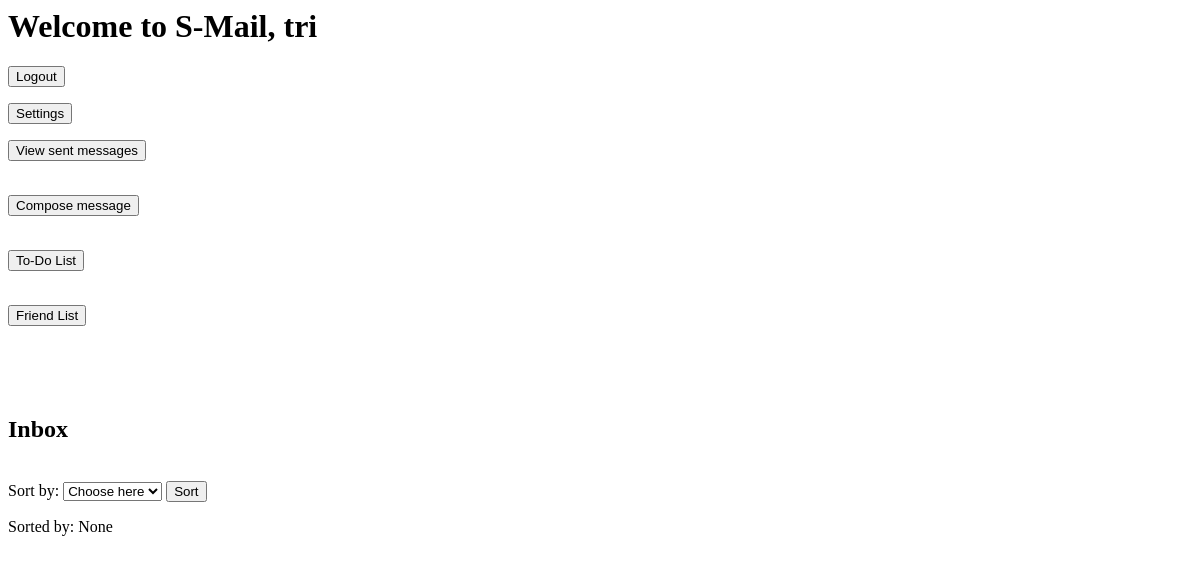
Page /mainpage (signed in) on the earlier database version.
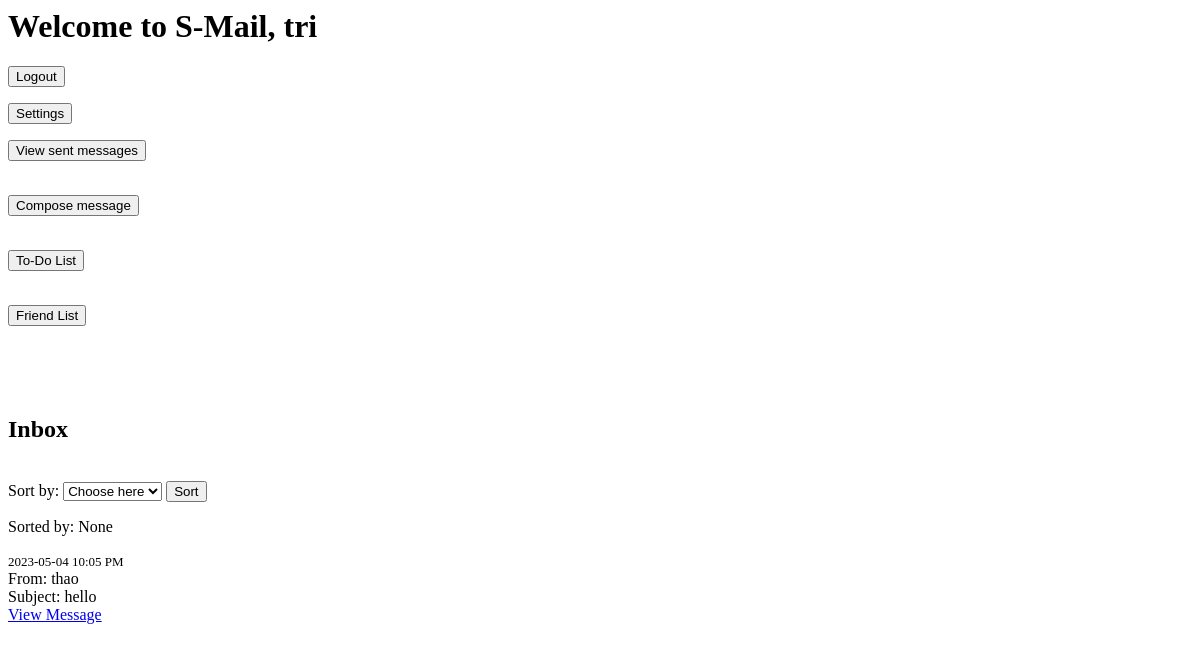
Same page on the later database version.
### app/models.py (models this page shows, shortened)
class User(db.Model, UserMixin):
    id = db.Column(db.Integer, primary_key=True)
    username = db.Column(db.String(32), nullable=False)
    password = db.Column(db.String(32), nullable=False)
    email = db.Column(db.String(100), nullable=False)
    friends = db.relationship('Friend', backref='user', lazy='dynamic')

class Message(db.Model):
    id = db.Column(db.Integer, primary_key=True)
    sender_id = db.Column(db.Integer, db.ForeignKey('user.id'), nullable=False)
    recipient_id = db.Column(db.Integer, db.ForeignKey('user.id'), nullable=False)
    subject = db.Column(db.String(100), nullable=False)
    body = db.Column(db.String(500), nullable=False)
    timestamp = db.Column(db.DateTime, default=datetime.now())
    sender = db.relationship('User', foreign_keys=[sender_id])
    recipient = db.relationship('User', foreign_keys=[recipient_id])

### app/routes.py (the view)
@myapp_obj.route("/mainpage", methods=['GET', 'POST'])
@login_required #needs to be logged in to access this page
def mainpage():
    sort_by = request.form.get("sort")
    asc = Message.query.filter_by(recipient=current_user).order_by(Message.timestamp.asc()).all()
    des = Message.query.filter_by(recipient=current_user).order_by(Message.timestamp.desc()).all()
    return render_template('mainpage.html', sort_by=sort_by, des=des, asc=asc,name=current_user.username)

### app/models.py (called while the page is built)
@login_manager.user_loader
def load_user(user_id):
    return User.query.get(int(user_id))

### app/templates/mainpage.html (shortened to what this page needs)
<html>
    <head>
        <link rel="stylesheet" href="{{ url_for('static', filename='mainpage.css') }}">
    </head>
    <body>
        <h1>Welcome to S-Mail, {{ name }}</h1>
        <form action="{{ url_for('logout') }}" method="post">
            <button type="submit">Logout</button>
        </form>
        <form action="{{ url_for('settings') }}">
            <button type="submit">Settings</button>
        </form>
        <form action="{{ url_for('sent') }}">
            <button type="submit">View sent messages</button>
        </form>
        <br>
        <form action="{{ url_for('compose') }}" method="post">
            <button type="submit">Compose message</button>
        </form><br>
        <form action="{{ url_for('todo') }}" method="post">
            <button type="submit">To-Do List</button>
        </form><br>
        <form action="{{ url_for('friend_list') }}" method="post">
          <button type="submit">Friend List</button>
      </form><br>
        <br>
        <br>
        <h2>Inbox</h2>
        <br>
        <form method="post" action="{{ url_for('mainpage') }}">
            <label>Sort by:</label>
            <select name = "sort">
            <option value="" selected="selectd" hidden="hidden">Choose here</option>
        </select>
            <button type="submit">Sort</button>
        </form>
        Sorted by: {{ sort_by }}
        <br><br>
        <tbody>
            {%if sort_by == 'Newest first'%}
            {% for message in des %}
                <tr>
                    <time>{{ message.timestamp.strftime('%Y-%m-%d %I:%M %p') }}</time>
                    <br>
                    <td>From: {{ message.sender.username }}</td>
                    <br>
                    <td>Subject: {{ message.subject }}</td>
                    <br>
                    <td><a href="{{ url_for('message', message_id=message.id) }}">View Message</a></td>
                    <br>
                    <br>
                </tr>
            {% endfor %}
            {%else%}
            {% for message in asc %}
                <tr>
                    <time>{{ message.timestamp.strftime('%Y-%m-%d %I:%M %p') }}</time>
                    <br>
                    <td>From: {{ message.sender.username }}</td>
                    <br>
                    <td>Subject: {{ message.subject }}</td>
                    <br>
                    <td><a href="{{ url_for('message', message_id=message.id) }}">View Message</a></td>
                    <br>
                    <br>
                </tr>
            {% endfor %}
             {% endif %}
        </tbody>

### app/static/mainpage.css (style rules this page uses)
time { font-size: 13px; }

Differences in the rows shown:
added Message: timestamp "2023-05-04 10:05 PM", sender.username "thao", subject "hello"
